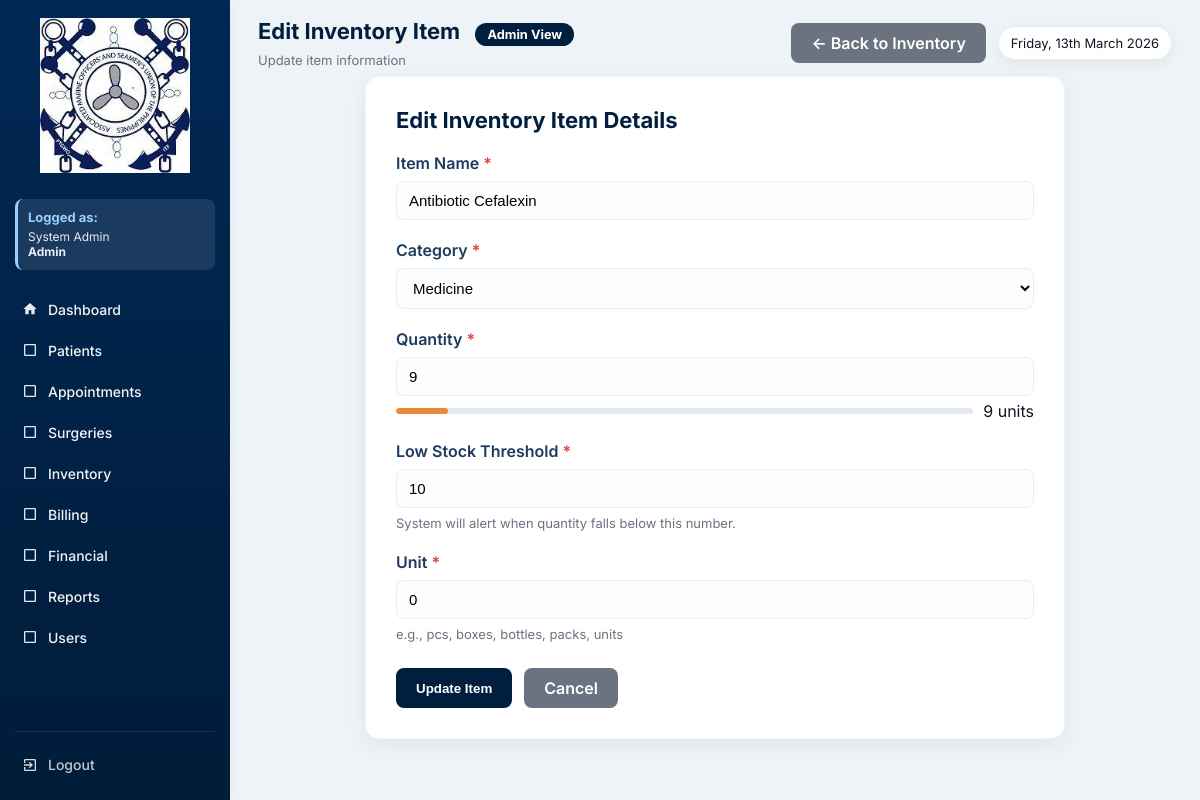
Screenshot of /inventory_form.php?id=3 (signed in) with the database file from the repository.
### tables this page shows
CREATE TABLE `inventory_items` (
  `id` int(11) NOT NULL,
  `item_name` varchar(150) DEFAULT NULL,
  `category` enum('Implant','Medicine','Suture','Equipment','General') DEFAULT NULL,
  `quantity` int(11) DEFAULT NULL,
  `threshold` int(11) DEFAULT 5,
  `unit` varchar(50) DEFAULT NULL,
  `updated_at` timestamp NOT NULL DEFAULT current_timestamp() ON UPDATE current_timestamp(),
  `is_archived` tinyint(1) DEFAULT 0,
  `archived_at` datetime DEFAULT NULL,
  `archived_by` int(11) DEFAULT NULL
);

### functions.php (called while the page is built, shortened)
<?php
function fetchOne($conn, $sql, $types = null, $params = [])
{
    $stmt = $conn->prepare($sql);
    if ($types) {
        $stmt->bind_param($types, ...$params);
    }
    $stmt->execute();
    $res = $stmt->get_result();
    $row = $res->fetch_assoc();
    return $row;
}
function h($s){
    return htmlspecialchars($s, ENT_QUOTES);
}
?>

### inventory_form.php (the view, shortened to what this page needs)
<?php
require 'config.php';
require 'functions.php';
$current_role = $_SESSION['role'] ?? 'Guest';
$current_name = $_SESSION['name'] ?? 'User';
$role_permissions = [
    'Admin' => [
        'dashboard.php' => 'Dashboard',
        'patients.php' => 'Patients',
        'appointments.php' => 'Appointments',
        'surgeries.php' => 'Surgeries',
        'inventory.php' => 'Inventory',
        'billing.php' => 'Billing',
        'financials.php' => 'Financial',
        'reports.php' => 'Reports',
        'users.php' => 'Users'
    ],
    'Doctor' => [
        'dashboard.php' => 'Dashboard',
        'patients.php' => 'Patients',
        'appointments.php' => 'Appointments',
        'surgeries.php' => 'Surgeries',
        'inventory.php' => 'Inventory',
        'reports.php' => 'Reports'
    ],
    'Nurse' => [
        'dashboard.php' => 'Dashboard',
        'patients.php' => 'Patients',
        'appointments.php' => 'Appointments',
        'inventory.php' => 'Inventory',
        'reports.php' => 'Reports'
    ],
    'Staff' => [
        'dashboard.php' => 'Dashboard',
        'patients.php' => 'Patients',
        'appointments.php' => 'Appointments',
        'reports.php' => 'Reports'
    ],
    'Inventory' => [
        'dashboard.php' => 'Dashboard',
        'inventory.php' => 'Inventory',
        'reports.php' => 'Reports'
    ],
    'Billing' => [
        'dashboard.php' => 'Dashboard',
        'billing.php' => 'Billing',
        'financials.php' => 'Financial',
        'reports.php' => 'Reports'
    ],
    'MedicalRecordsBilling' => [
        'dashboard.php' => 'Dashboard',
        'financials.php' => 'Financial',
        'reports.php' => 'Reports'
    ]
];
$allowed_pages = $role_permissions[$current_role] ?? ['dashboard.php' => 'Dashboard'];
$id = $item_name = $category = $quantity = $threshold = $unit = "";
$edit = false;
if (isset($_GET['id'])) {
    $id = (int)$_GET['id'];
    $item = fetchOne($conn, "SELECT * FROM inventory_items WHERE id = ?", "i", [$id]);
    if ($item) {
        $edit = true;
        $item_name = $item['item_name'] ?? '';
        $category = $item['category'] ?? '';
        $quantity = $item['quantity'] ?? 0;
        $threshold = $item['threshold'] ?? 5;
        $unit = $item['unit'] ?? 'pcs';
    }
}
?>
<!DOCTYPE html>
<html lang="en">
<head>
</head>
<body>
  <div class="app">
    <aside class="sidebar" id="sidebar">
      <div class="logo-wrap">
        <a href="dashboard.php" style="display: block;">
          <img src="logo.jpg" alt="Gig Oca Robles Seamen's Hospital Davao Logo">
        </a>
      </div>
      <div class="user-info">
        <h4>Logged as:</h4>
        <p><?php echo htmlspecialchars($current_name); ?><br><strong><?php echo htmlspecialchars($current_role); ?></strong></p>
      </div>
      <nav class="menu" id="mainMenu">
        <a href="dashboard.php" class="menu-item <?php echo basename($_SERVER['PHP_SELF']) == 'dashboard.php' ? 'active' : ''; ?>">
          <span class="icon">
            <svg viewBox="0 0 24 24" fill="currentColor">
              <path d="M10 20v-6h4v6h5v-8h3L12 3 2 12h3v8z"/>
            </svg>
          </span>
          <span class="label">Dashboard</span>
        </a>
        <?php foreach($allowed_pages as $page => $label): ?>
          <?php if($page !== 'dashboard.php'): ?>
            <a href="<?php echo $page; ?>" class="menu-item <?php echo basename($_SERVER['PHP_SELF']) == $page ? 'active' : ''; ?>">
              <span class="icon">
                <?php
                  $icons = [
                    'patients.php' => '<svg viewBox="0 0 24 24" fill="currentColor"><path d="M12 12c2.21 0 4-1.79 4-4s-1.79-4-4-4-4 1.79-4 4 1.79 4 4 4zm0 2c-2.67 0-8 1.34-8 4v2h16v-2c0-2.66-5.33-4-8-4z"/></svg>',
                    'appointments.php' => '<svg viewBox="0 0 24 24" fill="currentColor"><path d="M19 3h-1V1h-2v2H8V1H6v2H5c-1.11 0-1.99.9-1.99 2L3 19c0 1.1.89 2 2 2h14c1.1 0 2-.9 2-2V5c0-1.1-.9-2-2-2zm0 16H5V8h14v11zM7 10h5v5H7z"/></svg>',
                    'surgeries.php' => '<svg viewBox="0 0 24 24" fill="currentColor"><path d="M12 2C8.13 2 5 5.13 5 9c0 5.25 7 13 7 13s7-7.75 7-13c0-3.87-3.13-7-7-7zm0 9.5c-1.38 0-2.5-1.12-2.5-2.5s1.12-2.5 2.5-2.5 2.5 1.12 2.5 2.5-1.12 2.5-2.5 2.5z"/></svg>',
                    'inventory.php' => '<svg viewBox="0 0 24 24" fill="currentColor"><path d="M20 8h-3V4H7v4H4v14h16V8zM9 6h6v2H9V6zm11 14H4v-9h16v9zm-7-7H8v-2h5v2z"/></svg>',
                    'billing.php' => '<svg viewBox="0 0 24 24" fill="currentColor"><path d="M11.8 10.9c-2.27-.59-3-1.2-3-2.15 0-1.09 1.01-1.85 2.7-1.85 1.78 0 2.44.85 2.5 2.1h2.21c-.07-1.72-1.12-3.3-3.21-3.81V3h-3v2.16c-1.94.42-3.5 1.68-3.5 3.61 0 2.31 1.91 3.46 4.7 4.13 2.5.6 3 1.48 3 2.41 0 .69-.49 1.79-2.7 1.79-2.06 0-2.87-.92-2.98-2.1h-2.2c.12 2.19 1.76 3.42 3.68 3.83V21h3v-2.15c1.95-.37 3.5-1.5 3.5-3.55 0-2.84-2.43-3.81-4.7-4.4z"/></svg>',
                    'financials.php' => '<svg viewBox="0 0 24 24" fill="currentColor"><path d="M3 13h8V3H3v10zm0 8h8v-6H3v6zm10 0h8V11h-8v10zm0-18v6h8V3h-8z"/></svg>',
                    'reports.php' => '<svg viewBox="0 0 24 24" fill="currentColor"><path d="M19 3H5c-1.1 0-2 .9-2 2v14c0 1.1.9 2 2 2h14c1.1 0 2-.9 2-2V5c0-1.1-.9-2-2-2zM9 17H7v-7h2v7zm4 0h-2V7h2v10zm4 0h-2v-4h2v4z"/></svg>',
                    'users.php' => '<svg viewBox="0 0 24 24" fill="currentColor"><path d="M16 11c1.66 0 2.99-1.34 2.99-3S17.66 5 16 5c-1.66 0-3 1.34-3 3s1.34 3 3 3zm-8 0c1.66 0 2.99-1.34 2.99-3S9.66 5 8 5C6.34 5 5 6.34 5 8s1.34 3 3 3zm0 2c-2.33 0-7 1.17-7 3.5V19h14v-2.5c0-2.33-4.67-3.5-7-3.5zm8 0c-.29 0-.62.02-.97.05 1.16.84 1.97 1.97 1.97 3.45V19h6v-2.5c0-2.33-4.67-3.5-7-3.5z"/></svg>'
                  ];
                  echo $icons[$page] ?? '<svg viewBox="0 0 24 24" fill="currentColor"><path d="M19 5v14H5V5h14m0-2H5c-1.1 0-2 .9-2 2v14c0 1.1.9 2 2 2h14c1.1 0 2-.9 2-2V5c0-1.1-.9-2-2-2z"/></svg>';
                ?>
              </span>
              <span class="label"><?php echo $label; ?></span>
            </a>
          <?php endif; ?>
        <?php endforeach; ?>
      </nav>
      <div class="sidebar-bottom">
        <a href="logout.php" class="menu-item" style="color: rgba(255,255,255,0.8);">
          <span class="icon">
            <svg viewBox="0 0 24 24" fill="currentColor">
              <path d="M10.09 15.59L11.5 17l5-5-5-5-1.41 1.41L12.67 11H3v2h9.67l-2.58 2.59zM19 3H5c-1.11 0-2 .9-2 2v4h2V5h14v14H5v-4H3v4c0 1.1.89 2 2 2h14c1.1 0 2-.9 2-2V5c0-1.1-.9-2-2-2z"/>
            </svg>
          </span>
          <span class="label">Logout</span>
        </a>
      </div>
    </aside>
    <div class="main" id="mainContent">
      <div class="topbar">
        <div class="top-left">
          <h1><?php echo $edit ? "Edit Inventory Item" : "Add Inventory Item"; ?>
            <span class="role-badge role-<?php echo strtolower($current_role); ?>">
              <?php echo htmlspecialchars($current_role); ?> View
            </span>
          </h1>
          <p><?php echo $edit ? "Update item information" : "Add new inventory item to the system"; ?></p>
        </div>
        <div class="top-actions">
          <a href="inventory.php" class="btn-secondary">← Back to Inventory</a>
          <div class="date-pill"><?php echo date('l, jS F Y'); ?></div>
        </div>
      </div>
      <div class="form-container">
        <div class="form-card">
          <div class="form-title"><?php echo $edit ? "Edit Inventory Item Details" : "Add New Inventory Item"; ?></div>
          <form method="POST" class="inventory-form">
            <div class="form-group">
              <label class="form-label">Item Name <span class="required">*</span></label>
              <input type="text" name="item_name" class="form-input" value="<?php echo h($item_name); ?>" required>
            </div>
            <div class="form-group">
              <label class="form-label">Category <span class="required">*</span></label>
              <select name="category" id="category" class="form-select" required>
                <option value="Medicine" <?php if($category=='Medicine') echo 'selected'; ?>>
                  <span class="category-option">
                    <span class="category-color category-medicine"></span>
                  </span>
                </option>
              </select>
            </div>
            <div class="form-group">
              <label class="form-label">Quantity <span class="required">*</span></label>
              <input type="number" name="quantity" id="quantity" class="form-input" min="0" value="<?php echo h($quantity); ?>" required>
              <div class="quantity-indicator" id="quantityIndicator">
                <div class="indicator-bar">
                  <div class="indicator-fill" id="quantityFill"></div>
                </div>
                <span id="quantityText"><?php echo h($quantity); ?> units</span>
              </div>
            </div>
            <div class="form-group">
              <label class="form-label">Low Stock Threshold <span class="required">*</span></label>
              <input type="number" name="threshold" id="threshold" class="form-input" min="0" value="<?php echo h($threshold); ?>" required>
              <div class="form-text">System will alert when quantity falls below this number.</div>
            </div>
            <div class="form-group">
              <label class="form-label">Unit <span class="required">*</span></label>
              <input type="text" name="unit" class="form-input" value="<?php echo h($unit); ?>" required>
              <div class="form-text">e.g., pcs, boxes, bottles, packs, units</div>
            </div>
            <div class="form-actions">
              <button type="submit" class="btn-primary"><?php echo $edit ? "Update Item" : "Add Item"; ?></button>
              <a href="inventory.php" class="btn-secondary">Cancel</a>
            </div>
          </form>
        </div>
      </div>
    </div>
  </div>
</body>
</html>

### inventory_form.php (style rules this page uses)
:root { --bg: #eef3f7; --panel: #ffffff; --muted: #6b7280; --navy-700: #001F3F; --accent: #003366; --sidebar: #002855; --light-blue: #4d8cc9; --card-shadow: 0 6px 22px rgba(16,24,40,0.06); --glass: rgba(255,255,255,0.6); }
* { box-sizing:border-box }
html,body { height:100% }
body { margin:0; font-family:Inter, system-ui, -apple-system, "Segoe UI", Roboto, "Helvetica Neue", Arial; background:var(--bg); color: #0f1724; -webkit-font-smoothing:antialiased; -moz-osx-font-smoothing:grayscale; }
.app { display:flex; min-height:100vh; align-items:stretch; }
.sidebar { width:230px; background:linear-gradient(180deg, var(--sidebar), #001a33 120%); color:#eaf5ff; padding:18px 15px; display:flex; flex-direction:column; gap:14px; position:fixed; left:0; top:0; bottom:0; box-shadow: 2px 0 12px rgba(0,0,0,0.04); transition:width .22s ease, transform .22s ease; z-index:30; overflow-y: auto; }
.logo-wrap { display:flex; align-items:center; justify-content: center; padding-bottom:4px; }
.logo-wrap img { width:150px; height:auto; display:block; }
.menu { margin-top:8px; display:flex; flex-direction:column; gap:6px }
.menu-item { display:flex; align-items:center; gap:10px; padding:9px 7px; border-radius:8px; cursor:pointer; color:rgba(255,255,255,0.95); font-weight:500; text-decoration: none; transition: all 0.2s ease; font-size: 14px; }
.menu-item svg, .menu-item .icon { width:16px;height:16px;opacity:.95; fill: white; }
.sidebar-bottom { margin-top:auto; font-size:13px; color:rgba(255,255,255,0.8); opacity:0.95; padding-top: 15px; border-top: 1px solid rgba(255,255,255,0.1); }
.user-info { background: rgba(255, 255, 255, 0.1); border-radius: 8px; padding: 10px; margin-top: 8px; border-left: 3px solid #9bcfff; font-size: 13px; }
.user-info h4 { margin: 0 0 4px 0; font-size: 13px; color: #9bcfff; }
.user-info p { margin: 0; font-size: 12px; color: rgba(255, 255, 255, 0.9); line-height: 1.3; }
.main { margin-left:230px; padding:18px 28px; width:100%; transition:margin-left .22s ease; }
.topbar { display:flex; align-items:center; justify-content:space-between; gap:12px; margin-bottom:8px; }
.top-left h1 { font-size:22px;margin:0;font-weight:700; color: var(--navy-700); }
.top-left p { margin:6px 0 0 0;color:var(--muted);font-size:13px }
.top-actions { display:flex;align-items:center;gap:12px }
.btn-secondary { background: #6b7280; color: #fff; }
.date-pill { background:var(--panel); padding:8px 12px; border-radius:999px; box-shadow:0 4px 14px rgba(16,24,40,0.06); font-size:13px; white-space: nowrap; border: 1px solid #e6eef0; }
.form-container { max-width: 700px; margin: 0 auto; }
.form-card { background: var(--panel); padding: 30px; border-radius: 14px; box-shadow: var(--card-shadow); border: 1px solid #f0f4f8; }
.form-title { font-size: 22px; margin-bottom: 20px; color: var(--navy-700); font-weight: 700; }
.form-label { display: block; margin-bottom: 8px; font-weight: 600; color: #1e3a5f; }
.required { color: #e53e3e; }
.form-input { width: 100%; padding: 10px 12px; border: 1px solid #e6eef0; border-radius: 8px; font-size: 15px; transition: all 0.2s ease; background: #fbfdfe; }
.form-select { width: 100%; padding: 10px 12px; border: 1px solid #e6eef0; border-radius: 8px; font-size: 15px; background: #fbfdfe; cursor: pointer; }
.form-text { margin-top: 6px; font-size: 13px; color: var(--muted); line-height: 1.4; }
.form-actions { display: flex; gap: 12px; margin-top: 25px; }
.btn-primary { background: var(--navy-700); color: white; padding: 10px 20px; border-radius: 8px; border: none; font-weight: 600; cursor: pointer; transition: all 0.2s ease; }
.btn-secondary { background: #6b7280; color: white; padding: 10px 20px; border-radius: 8px; border: none; font-weight: 600; cursor: pointer; text-decoration: none; display: inline-block; transition: all 0.2s ease; }
.form-group { margin-bottom: 20px; }
.quantity-indicator { display: flex; align-items: center; gap: 10px; margin-top: 5px; }
.indicator-bar { flex: 1; height: 6px; background: #e2e8f0; border-radius: 3px; overflow: hidden; }
.indicator-fill { height: 100%; background: #48bb78; border-radius: 3px; transition: width 0.3s ease; }
.indicator-warning { background: #ed8936; }
.role-badge { display: inline-block; padding: 4px 12px; border-radius: 15px; font-size: 0.8rem; font-weight: bold; margin-left: 10px; }
.role-admin { background: #001F3F; color: white; }
a { color:inherit; text-decoration: none; }

### rows the page displays
inventory_items: item_name "Antibiotic Cefalexin", category "Medicine", quantity "9", threshold "10", unit "0"

### other values shown
$current_name "System Admin"
$current_role "Admin"
$label "Patients"
$label "Appointments"
$label "Surgeries"
$label "Inventory"
$label "Billing"
$label "Financial"
$label "Reports"
$label "Users"
